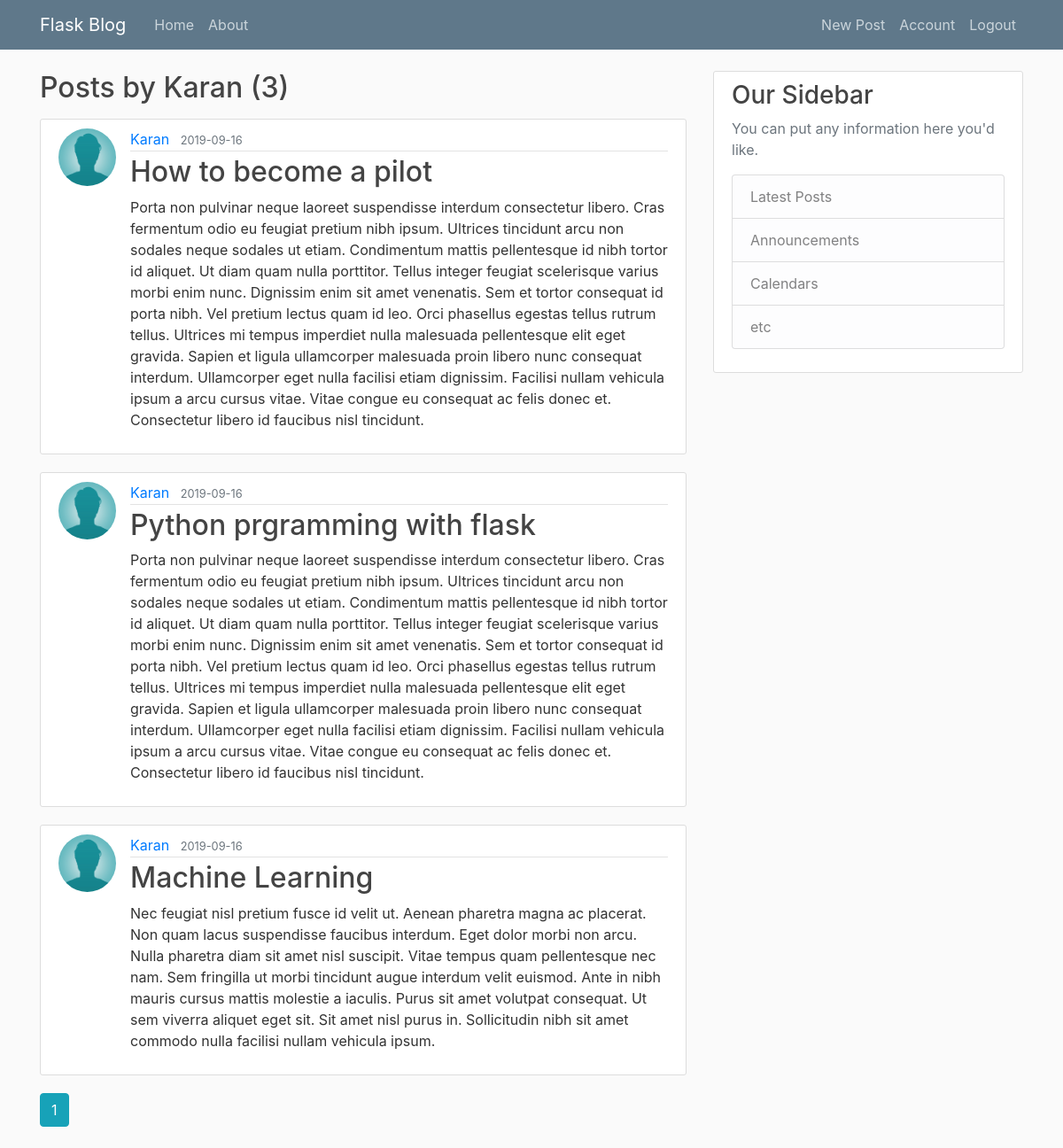
Screenshot of /user/Karan (signed in) with the database file from the repository.
### flaskblog/models.py (models this page shows, shortened)
class User(db.Model, UserMixin):
    id = db.Column(db.Integer, primary_key=True)
    username = db.Column(db.String(20), unique=True, nullable=False)
    email = db.Column(db.String(120), unique=True, nullable=False)
    image_file = db.Column(db.String(20), nullable=False, default='default.jpg')
    password = db.Column(db.String(60), nullable=False)
    posts = db.relationship('Post', backref='author', lazy=True)

class Post(db.Model):
    id = db.Column(db.Integer, primary_key=True)
    title = db.Column(db.String(100), nullable=False)
    date_posted = db.Column(db.DateTime, nullable=False, default=datetime.utcnow)
    content = db.Column(db.Text, nullable=False)
    user_id = db.Column(db.Integer, db.ForeignKey('user.id'), nullable=False)

### flaskblog/users/routes.py (the view)
@users.route('/user/<string:username>')
def user_posts(username):
    page = request.args.get('page', 1, type=int)
    user = User.query.filter_by(username=username).first_or_404()
    posts = Post.query.filter_by(author=user)\
                .order_by(Post.date_posted.desc())\
                .paginate(page=page, per_page=5)
    return render_template('user_posts.html', posts=posts, user=user)

### flaskblog/models.py (called while the page is built)
@login_manager.user_loader
def load_user(user_id):
    return User.query.get(int(user_id))

### flaskblog/templates/user_posts.html (shortened to what this page needs)
{% extends "layout.html" %}
{% block content %}
    <h2 class="mb-3">Posts by {{ user.username }} ({{ posts.total }})</h2>
    {% for post in posts.items %}
        <article class="media content-section">
            <img class="rounded-circle article-img" src="{{ url_for('static', filename='profile_pics/' + post.author.image_file) }}">
          <div class="media-body">
            <div class="article-metadata">
              <a class="mr-2" href="{{ url_for('users.user_posts', username=post.author.username) }}">{{ post.author.username }}</a>
              <small class="text-muted">{{ post.date_posted.strftime('%Y-%m-%d') }}</small>
            </div>
            <h2><a class="article-title" href="{{ url_for('posts.post', post_id=post.id) }}">{{ post.title }}</a></h2>
            <p class="article-content">{{ post.content }}</p>
          </div>
        </article>
    {% endfor %}
    {% for page_num in posts.iter_pages(left_edge=1, right_edge=1, left_current=1, right_current=2) %}
        {% if page_num %}
            {% if posts.page == page_num %}
                <a href="{{ url_for('users.user_posts', username=user.username, page=page_num) }}" class="btn btn-info mb-4">{{ page_num }}</a>
            {% else %}
                <a href="{{ url_for('users.user_posts', username=user.username, page=page_num) }}" class="btn btn-outline-info mb-4">{{ page_num }}</a>
            {% endif %}
        {% endif %}
    {% endfor %}
{% endblock content %}

### flaskblog/static/main.css (style rules this page uses)
body { background: #fafafa; color: #333333; margin-top: 5rem; }
h1, h2, h3, h4, h5, h6 { color: #444444; }
.content-section { background: #ffffff; padding: 10px 20px; border: 1px solid #dddddd; border-radius: 3px; margin-bottom: 20px; }
.article-title { color: #444444; }
.article-content { white-space: pre-line; }
.article-img { height: 65px; width: 65px; margin-right: 16px; }
.article-metadata { padding-bottom: 1px; margin-bottom: 4px; border-bottom: 1px solid #e3e3e3 }

### rows the page displays
User: username "Karan"
Post: image_file (placeholder picture), author.username "Karan", date_posted "2019-09-16", title "How to become a pilot", content "Porta non pulvinar neque laoreet suspendisse interdum consectetur libero. Cras fermentum odio eu feugiat pretium nibh ipsum. Ultrices tincidunt arcu non sodales neque sodales ut etiam. Condimentum mattis pellentesque id nibh tortor id aliquet. Ut diam quam nulla porttitor. Tellus integer feugiat scelerisque varius morbi enim nunc. Dignissim enim sit amet venenatis. Sem et tortor consequat id porta nibh. Vel pretium lectus quam id leo. Orci phasellus egestas tellus rutrum tellus. Ultrices mi tempus imperdiet nulla malesuada pellentesque elit eget gravida. Sapien et ligula ullamcorper malesuada proin libero nunc consequat interdum. Ullamcorper eget nulla facilisi etiam dignissim. Facilisi…"
Post: image_file (placeholder picture), author.username "Karan", date_posted "2019-09-16", title "Python prgramming with flask", content "Porta non pulvinar neque laoreet suspendisse interdum consectetur libero. Cras fermentum odio eu feugiat pretium nibh ipsum. Ultrices tincidunt arcu non sodales neque sodales ut etiam. Condimentum mattis pellentesque id nibh tortor id aliquet. Ut diam quam nulla porttitor. Tellus integer feugiat scelerisque varius morbi enim nunc. Dignissim enim sit amet venenatis. Sem et tortor consequat id porta nibh. Vel pretium lectus quam id leo. Orci phasellus egestas tellus rutrum tellus. Ultrices mi tempus imperdiet nulla malesuada pellentesque elit eget gravida. Sapien et ligula ullamcorper malesuada proin libero nunc consequat interdum. Ullamcorper eget nulla facilisi etiam dignissim. Facilisi…"
Post: image_file (placeholder picture), author.username "Karan", date_posted "2019-09-16", title "Machine Learning", content "Nec feugiat nisl pretium fusce id velit ut. Aenean pharetra magna ac placerat. Non quam lacus suspendisse faucibus interdum. Eget dolor morbi non arcu. Nulla pharetra diam sit amet nisl suscipit. Vitae tempus quam pellentesque nec nam. Sem fringilla ut morbi tincidunt augue interdum velit euismod. Ante in nibh mauris cursus mattis molestie a iaculis. Purus sit amet volutpat consequat. Ut sem viverra aliquet eget sit. Sit amet nisl purus in. Sollicitudin nibh sit amet commodo nulla facilisi nullam vehicula ipsum."

### other values shown
{{ posts.total }} "3"
{{ page_num }} "1"
